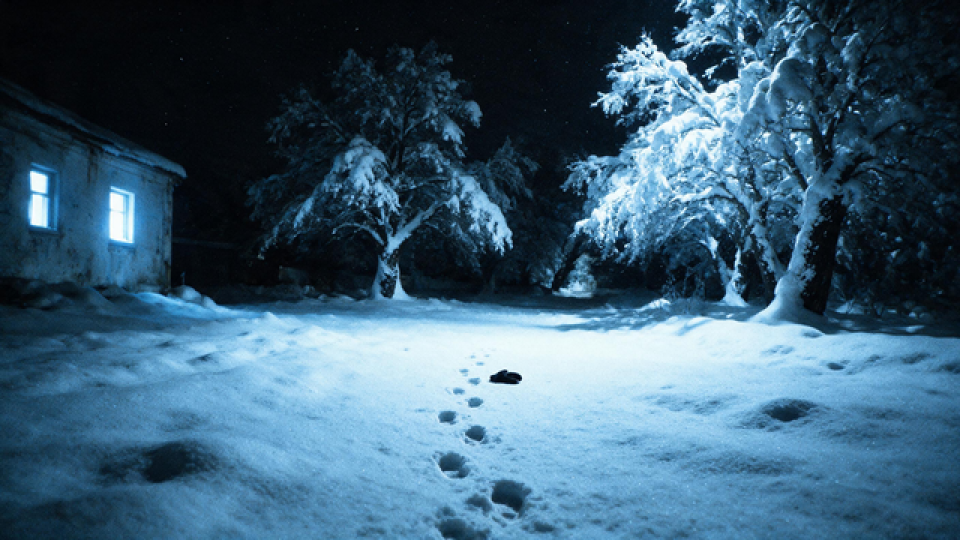
#> input picture game/assets/bg/snow_path_pixel.png, 1920 x 1080 px (shown at 1/2 size)
$ python gen_ui_assets.py
#> lines starting #> are read from the running program, lines starting #| are printed output that depends on the picture
#!/usr/bin/env python3
"""Generate UI assets: blurred background + gradient dialog box."""
from PIL import Image, ImageFilter
import os

GAME_DIR = os.path.join(os.path.dirname(__file__), "..", "game")

def gen_blur_bg():
    """Apply Gaussian blur to snow_path_pixel.png."""
    src = os.path.join(GAME_DIR, "assets/bg/snow_path_pixel.png")
    dst = os.path.join(GAME_DIR, "assets/bg/snow_path_blur.png")
    img = Image.open(src).convert("RGB")
#> img is the input picture: PIL image 1920x1080 RGB; mean R, G, B 61.3, 94.4, 116.1
    blurred = img.filter(ImageFilter.GaussianBlur(radius=3))
    blurred.save(dst)
    print(f"Generated {dst}: {blurred.size}")
#| Generated tools/../game/assets/bg/snow_path_blur.png: (1920, 1080)

def gen_gradient_textbox():
    """Generate 1920×300 vertical gradient: transparent top → semi-transparent dark bottom."""
    w, h = 1920, 300
    img = Image.new("RGBA", (w, h), (0, 0, 0, 0))
#> img: PIL image 1920x300 RGBA; every value is 0
    pixels = img.load()
    for y in range(h):
        # Linear gradient: alpha 0 at top → 217 at bottom (~85% opacity)
        alpha = int(217 * (y / h))
        for x in range(w):
            pixels[x, y] = (5, 7, 10, alpha)  # #05070a
    dst = os.path.join(GAME_DIR, "gui/textbox_gradient.png")
    img.save(dst)
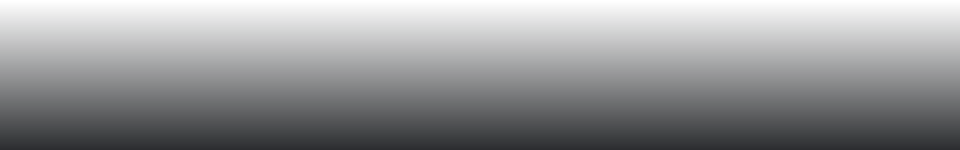
#> saved as textbox_gradient.png: PIL image 1920x300 RGBA (shown at 1/2 size); mean R, G, B, A 5, 7, 10, 107.6; transparent parts drawn white
    print(f"Generated {dst}: {img.size}")
#| Generated tools/../game/gui/textbox_gradient.png: (1920, 300)

if __name__ == "__main__":
    gen_blur_bg()
    gen_gradient_textbox()

$ run again, with game/assets/bg/bg_classroom.png copied over game/assets/bg/snow_path_pixel.png
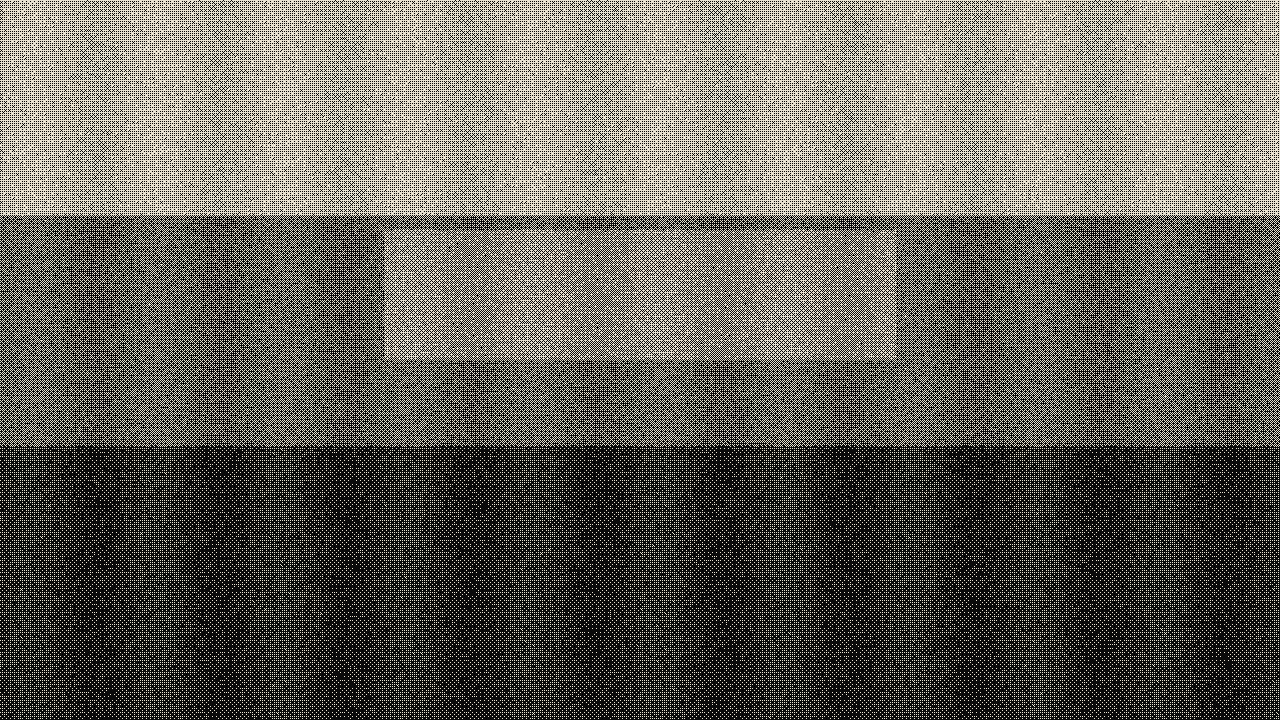
#> input picture game/assets/bg/bg_classroom.png, 1280 x 720 px
#> in gen_blur_bg, img is the input picture: PIL image 1280x720 RGB; mean R, G, B 101, 98.5, 91.5
#> in gen_blur_bg, `blurred = img.filter(ImageFilter.GaussianBlur(radius=3))`:
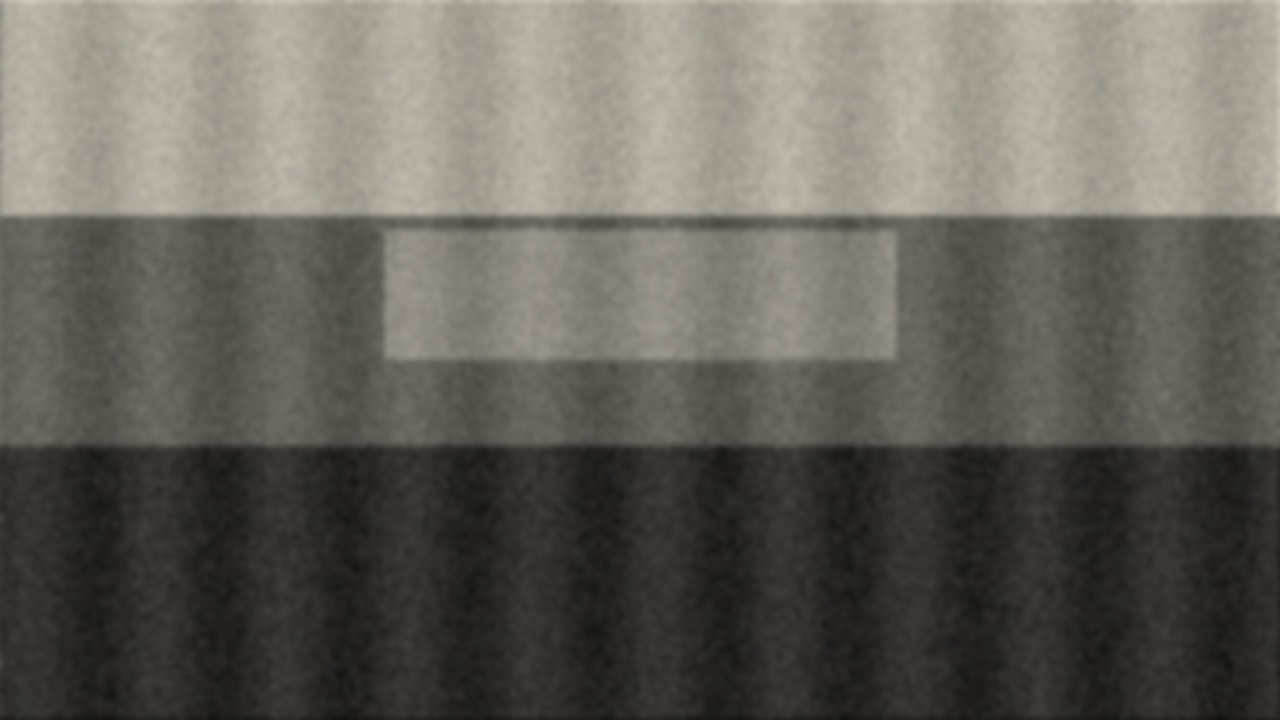
#> blurred: PIL image 1280x720 RGB; mean R, G, B 101, 98.5, 91.5
#| Generated tools/../game/assets/bg/snow_path_blur.png: (1280, 720)
#> img: PIL image 1920x300 RGBA; every value is 0
#| Generated tools/../game/gui/textbox_gradient.png: (1920, 300)

$ run again, with game/assets/bg/bg_corridor.png copied over game/assets/bg/snow_path_pixel.png
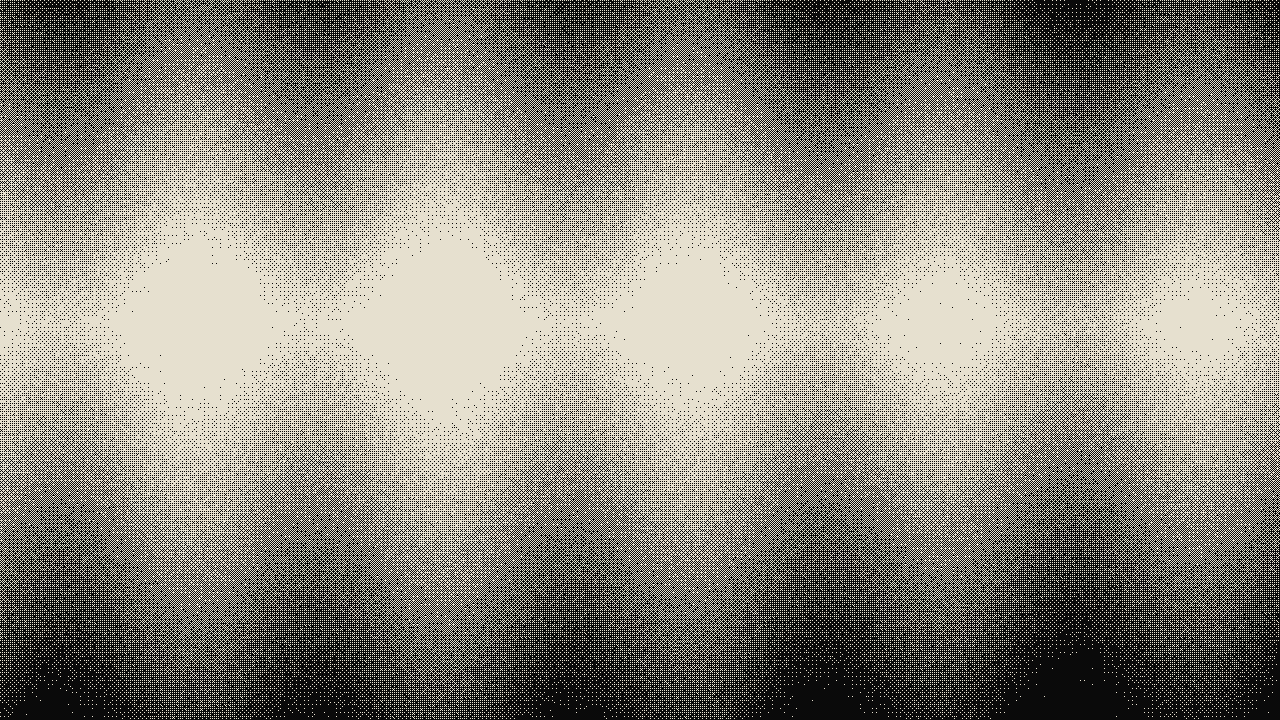
#> input picture game/assets/bg/bg_corridor.png, 1280 x 720 px
#> in gen_blur_bg, img is the input picture: PIL image 1280x720 RGB; mean R, G, B 137.6, 134.2, 124.3
#> in gen_blur_bg, `blurred = img.filter(ImageFilter.GaussianBlur(radius=3))`:
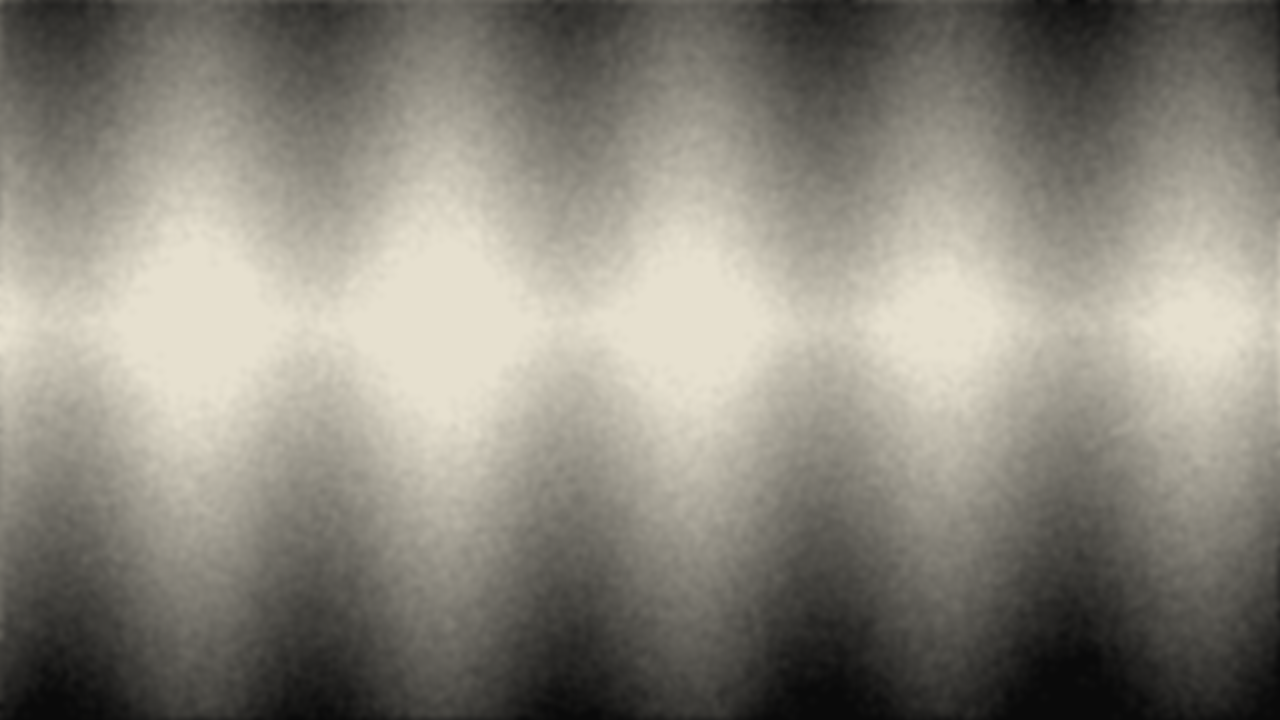
#> blurred: PIL image 1280x720 RGB; mean R, G, B 137.7, 134.2, 124.3
#| Generated tools/../game/assets/bg/snow_path_blur.png: (1280, 720)
#> img: PIL image 1920x300 RGBA; every value is 0
#| Generated tools/../game/gui/textbox_gradient.png: (1920, 300)

$ run again, with game/assets/bg/bg_gate_night.png copied over game/assets/bg/snow_path_pixel.png
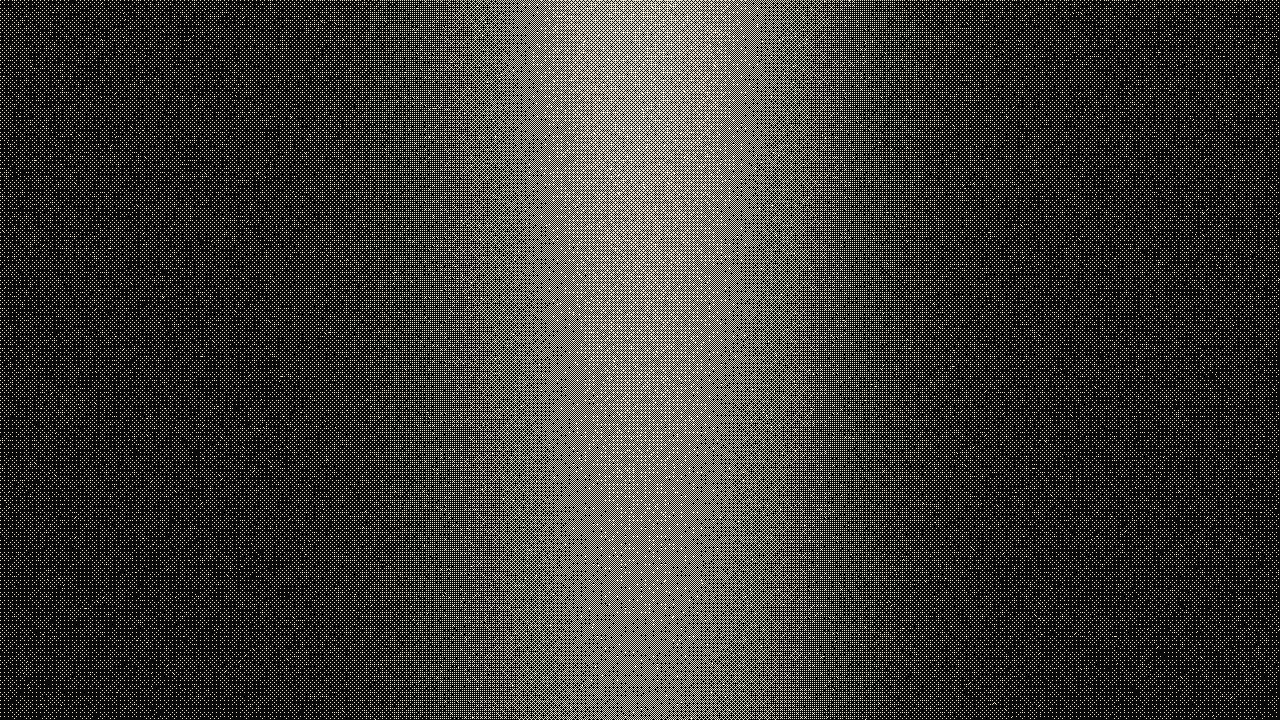
#> input picture game/assets/bg/bg_gate_night.png, 1280 x 720 px
#> in gen_blur_bg, img is the input picture: PIL image 1280x720 RGB; mean R, G, B 59.1, 57.7, 53.9
#> in gen_blur_bg, `blurred = img.filter(ImageFilter.GaussianBlur(radius=3))`:
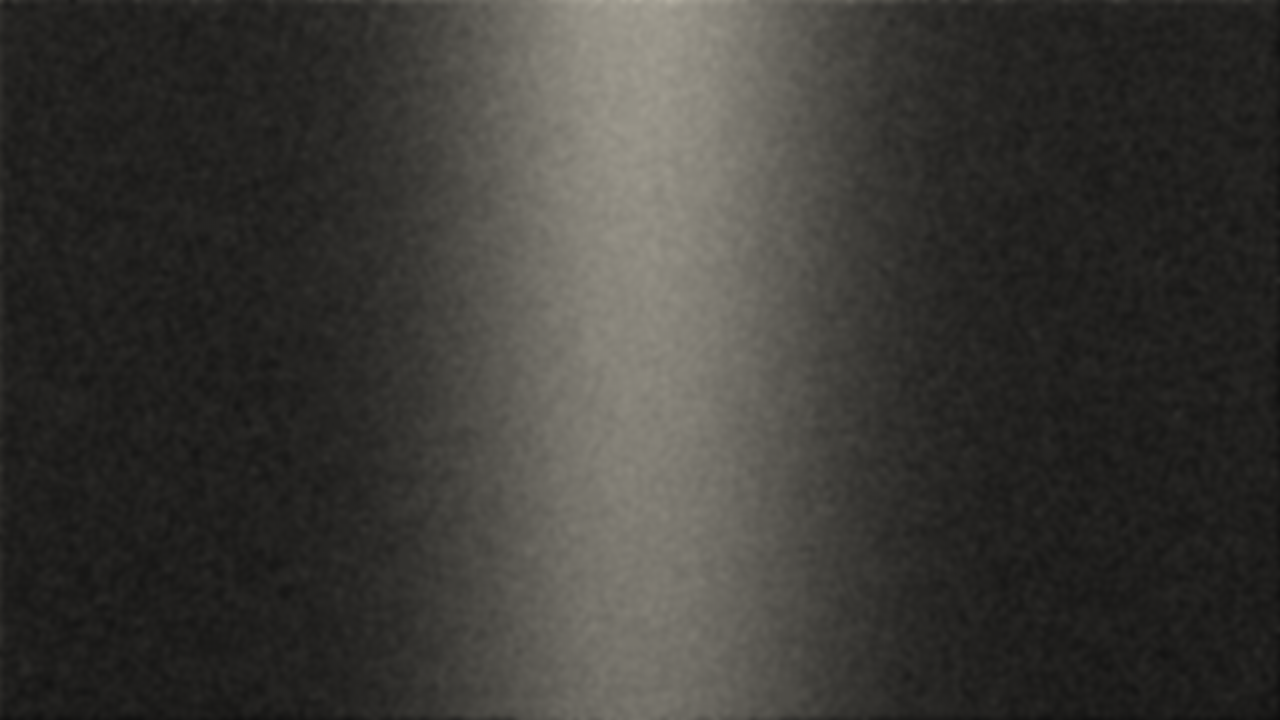
#> blurred: PIL image 1280x720 RGB; mean R, G, B 59.1, 57.7, 54
#| Generated tools/../game/assets/bg/snow_path_blur.png: (1280, 720)
#> img: PIL image 1920x300 RGBA; every value is 0
#| Generated tools/../game/gui/textbox_gradient.png: (1920, 300)
